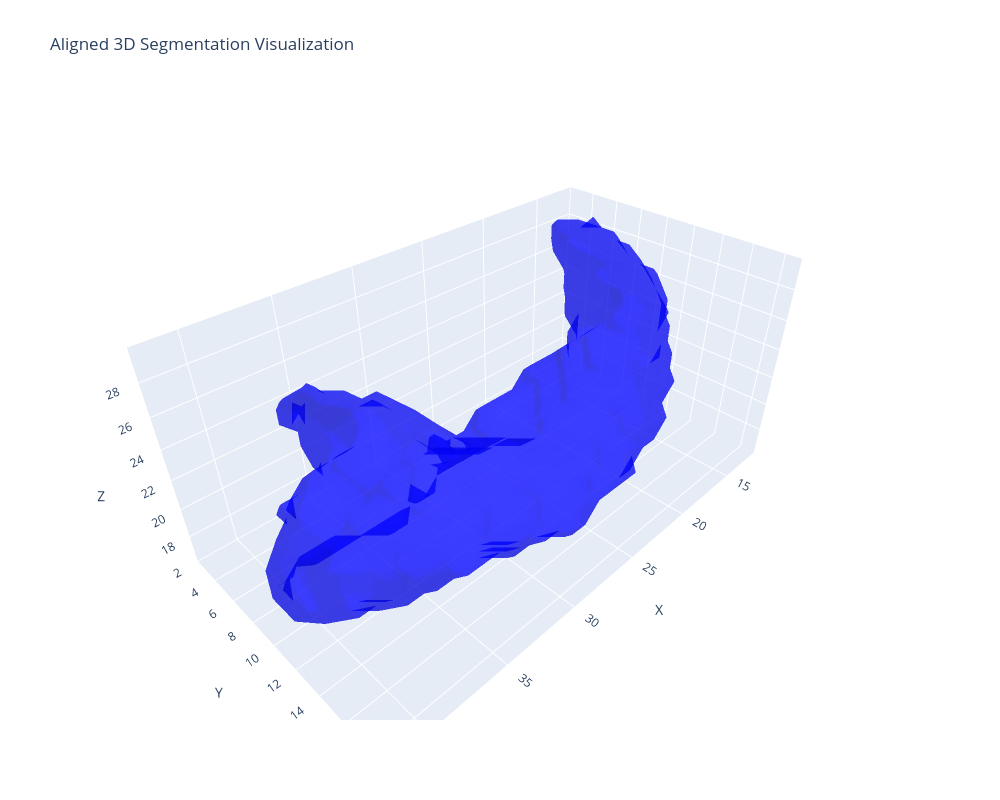
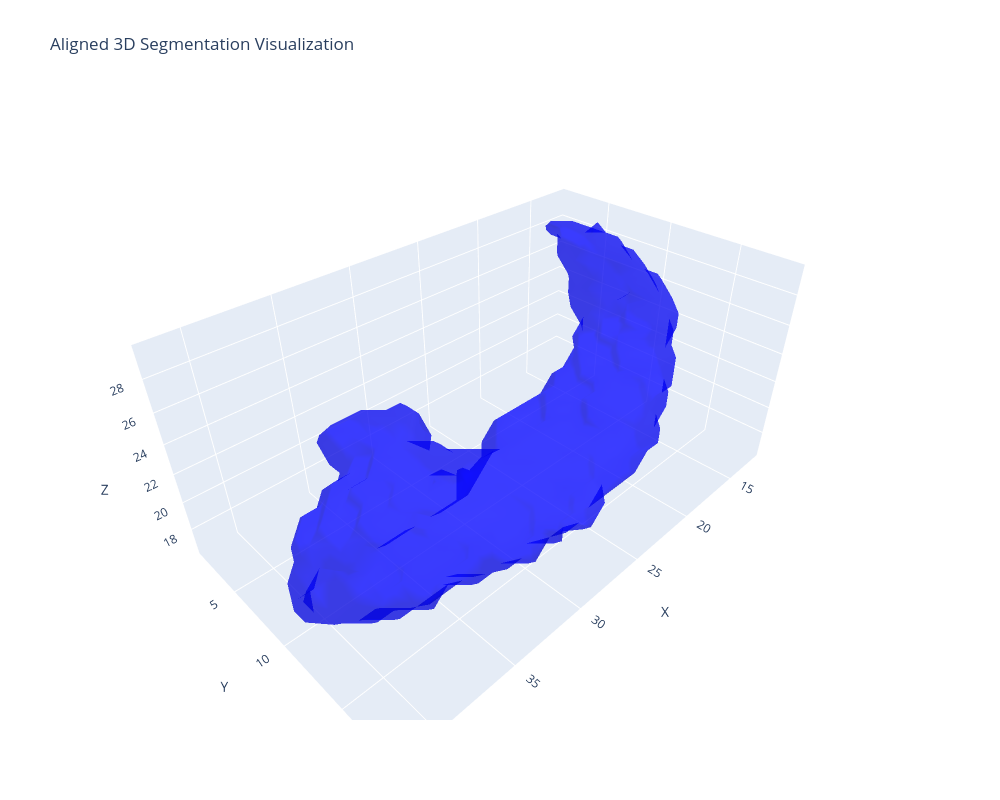
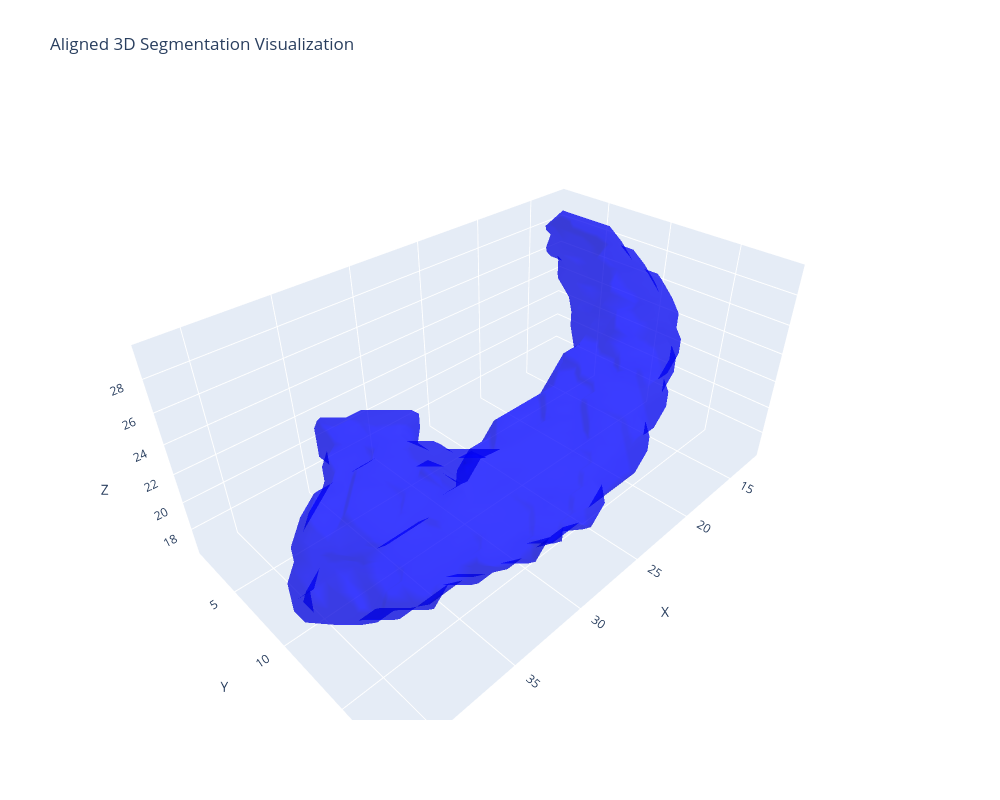
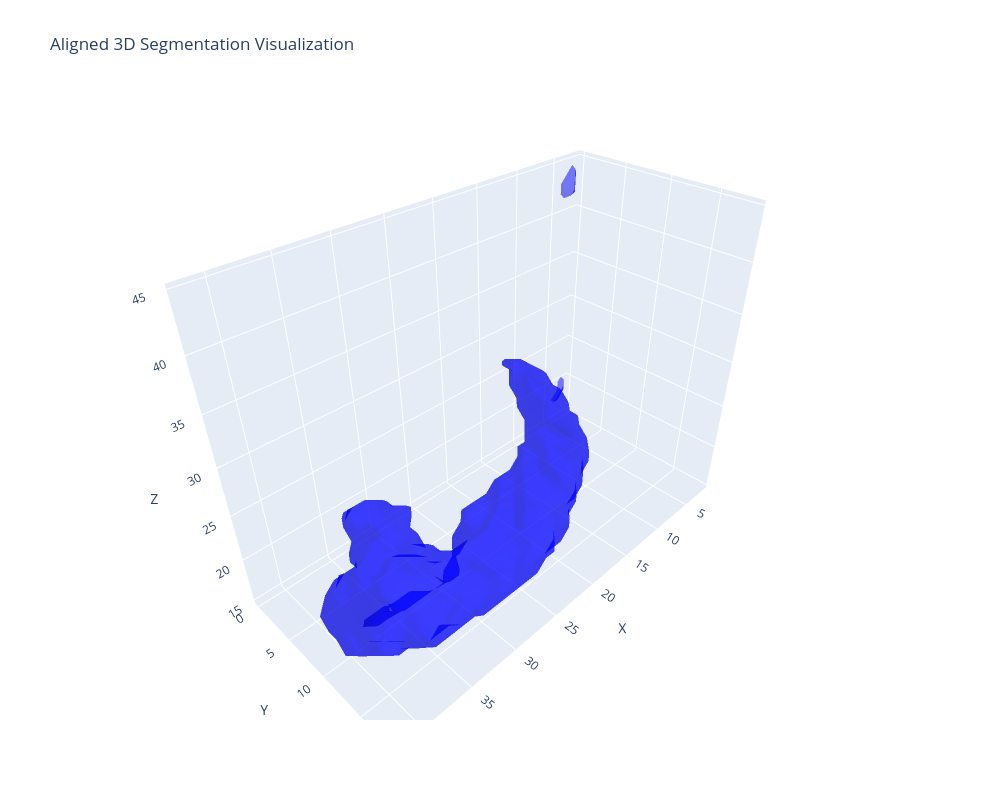

Notebook code for these charts, in order:
### Code cell
import numpy as np
import torch
from visualization import get_labels, plot_combined_3d_segmentation
from data import BraTSVolumeDataset
from statistics import mean
from tqdm import tqdm

import numpy as np
from sklearn.metrics import confusion_matrix
from sklearn.model_selection import KFold

import torch
import torch.nn as nn
import torch.nn.functional as F
import torch.optim as optim
import torch.utils.data
from torch.utils.data import Dataset
from torch.nn.functional import cross_entropy, softmax

from torchmetrics.classification import Dice
from torch.utils.data import DataLoader
from model import SNN

import json
import os
import pandas as pd
def get_predictions(image_index, fold, view, visualization):
    if view == "axial":
        frames = 152
    elif view == "coronal": 
        frames = 192
    elif view == "sagittal":
        frames = 160

    ds = BraTSVolumeDataset(
        tar_path=dataset_paths[view],
        subjects=subjects,
        n_slices=frames_dict[view],
        transform=None,
    )
    full_segmentation = get_labels(image_index, ds, frames)

    tensor =torch.load(f"multi_view_results_bce/fold_{fold}/{image_index}_mean_probs.pt")
    labels = torch.argmax(tensor, dim=1).squeeze(0)

    logits_dict1 = np.load("multi_view_results_bce/logits_view1.npy", allow_pickle=True).item()
    logits_dict2 = np.load("multi_view_results_bce/logits_view2.npy", allow_pickle=True).item()
    logits_dict3 = np.load("multi_view_results_bce/logits_view3.npy", allow_pickle=True).item()

    logits_image_33_fold_1_view1 = logits_dict1[f"fold_{fold}"].get(image_index, None)
    logits_image_33_fold_1_view2 = logits_dict2[f"fold_{fold}"].get(image_index, None)
    logits_image_33_fold_1_view3 = logits_dict3[f"fold_{fold}"].get(image_index, None)

    if logits_image_33_fold_1_view1 is not None:
        
        logits_tensor1 = torch.tensor(logits_image_33_fold_1_view1)
    
        logits_tensor1 = logits_tensor1.permute(0, 1, 4, 2, 3).flip(2)
        probabilities1 = torch.softmax(logits_tensor1, dim=1)
        predicted_labels1 = torch.argmax(probabilities1, dim=1)

        logits_tensor2 = torch.tensor(logits_image_33_fold_1_view2)
        probabilities2 = torch.softmax(logits_tensor2, dim=1)
        predicted_labels2 = torch.argmax(probabilities2, dim=1)

        logits_tensor3 = torch.tensor(logits_image_33_fold_1_view3)
        logits_tensor3 = logits_tensor3.permute(0, 1, 4, 3, 2)

        probabilities3 = torch.softmax(logits_tensor3, dim=1)
        predicted_labels3 = torch.argmax(probabilities3, dim=1)

        weights = torch.tensor([0.2, 0.6, 0.2])  
        probabilities_combined= (
            weights[0] * probabilities1 +
            weights[1] * probabilities2 +
            weights[2] * probabilities3
        )  

        prediction_combined = torch.argmax(probabilities_combined, dim=1)
        if visualization:

            partial_segmentations = {}
            view_colors = {
                "View_1": "lightblue"
            }



            dice = Dice(num_classes=2, ignore_index=0)


            print("ground truth")
            dice_gt = dice(full_segmentation, full_segmentation).item()
            print(f"DICE: {dice_gt}")
            plot_combined_3d_segmentation(full_segmentation, partial_segmentations, view_colors)


            print("multi view")
            dice_gt = dice(labels, full_segmentation).item()
            print(f"DICE: {dice_gt}")
            plot_combined_3d_segmentation(labels.squeeze(0), partial_segmentations, view_colors)


            print("Weighted multi_view: w1 = {}, w2 = {}, w3 = {}".format(weights[0], weights[1], weights[2]))
            dice_gt = dice(prediction_combined, full_segmentation.squeeze(0)).item()
            print(f"DICE: {dice_gt}")
            plot_combined_3d_segmentation(
                prediction_combined.squeeze(0), partial_segmentations, view_colors
            )
            print("view1")
            dice_gt = dice(predicted_labels1, full_segmentation.squeeze(0)).item()
            print(f"DICE: {dice_gt}")
            plot_combined_3d_segmentation(
                predicted_labels1.squeeze(0), partial_segmentations, view_colors
            )
            print("view2")
            dice_gt = dice(predicted_labels2, full_segmentation.squeeze(0)).item()
            print(f"DICE: {dice_gt}")
            plot_combined_3d_segmentation(
                predicted_labels2.squeeze(0), partial_segmentations, view_colors
            )
            print("view3")
            print(predicted_labels3.shape)
            dice_gt = dice(predicted_labels3, full_segmentation.squeeze(0)).item()
            print(f"DICE: {dice_gt}")
            plot_combined_3d_segmentation(
            predicted_labels3.squeeze(0), partial_segmentations, view_colors)

            
        return predicted_labels1, predicted_labels2, predicted_labels3, full_segmentation, labels

    else:
        print("Image index 8 not found in fold 0!")


predicted_labels1, predicted_labels2, predicted_labels3, full_segmentation, labels = get_predictions(31, 1, 2, visualization=True)

### Figure 1 — Plotly figure (JSON) as saved in the notebook; plotly's stock layout.template omitted (floating-point values rounded to 4 significant figures; data arrays with more than 128 entries replaced by an {"elided": "..."} marker saying what was removed)
{"data": [{"color": "blue", "i": {"elided": "2642 int values"}, "j": {"elided": "2642 int values"}, "k": {"elided": "2642 int values"}, "name": "Full Segmentation", "opacity": 0.5, "type": "mesh3d", "x": {"elided": "1317 float values"}, "y": {"elided": "1317 float values"}, "z": {"elided": "1317 float values"}}], "layout": {"height": 800, "scene": {"xaxis": {"title": {"text": "X"}}, "yaxis": {"title": {"text": "Y"}}, "zaxis": {"title": {"text": "Z"}}}, "title": {"text": "Aligned 3D Segmentation Visualization"}, "width": 1000}}

### Figure 2 — Plotly figure (JSON) as saved in the notebook; plotly's stock layout.template omitted (floating-point values rounded to 4 significant figures; data arrays with more than 128 entries replaced by an {"elided": "..."} marker saying what was removed)
{"data": [{"color": "blue", "i": {"elided": "2176 int values"}, "j": {"elided": "2176 int values"}, "k": {"elided": "2176 int values"}, "name": "Full Segmentation", "opacity": 0.5, "type": "mesh3d", "x": {"elided": "1090 float values"}, "y": {"elided": "1090 float values"}, "z": {"elided": "1090 float values"}}], "layout": {"height": 800, "scene": {"xaxis": {"title": {"text": "X"}}, "yaxis": {"title": {"text": "Y"}}, "zaxis": {"title": {"text": "Z"}}}, "title": {"text": "Aligned 3D Segmentation Visualization"}, "width": 1000}}

### Figure 3 — Plotly figure (JSON) as saved in the notebook; plotly's stock layout.template omitted (floating-point values rounded to 4 significant figures; data arrays with more than 128 entries replaced by an {"elided": "..."} marker saying what was removed)
{"data": [{"color": "blue", "i": {"elided": "2292 int values"}, "j": {"elided": "2292 int values"}, "k": {"elided": "2292 int values"}, "name": "Full Segmentation", "opacity": 0.5, "type": "mesh3d", "x": {"elided": "1148 float values"}, "y": {"elided": "1148 float values"}, "z": {"elided": "1148 float values"}}], "layout": {"height": 800, "scene": {"xaxis": {"title": {"text": "X"}}, "yaxis": {"title": {"text": "Y"}}, "zaxis": {"title": {"text": "Z"}}}, "title": {"text": "Aligned 3D Segmentation Visualization"}, "width": 1000}}

### Figure 4 — Plotly figure (JSON) as saved in the notebook; plotly's stock layout.template omitted (floating-point values rounded to 4 significant figures; data arrays with more than 128 entries replaced by an {"elided": "..."} marker saying what was removed)
{"data": [{"color": "blue", "i": {"elided": "2286 int values"}, "j": {"elided": "2286 int values"}, "k": {"elided": "2286 int values"}, "name": "Full Segmentation", "opacity": 0.5, "type": "mesh3d", "x": {"elided": "1155 float values"}, "y": {"elided": "1155 float values"}, "z": {"elided": "1155 float values"}}], "layout": {"height": 800, "scene": {"xaxis": {"title": {"text": "X"}}, "yaxis": {"title": {"text": "Y"}}, "zaxis": {"title": {"text": "Z"}}}, "title": {"text": "Aligned 3D Segmentation Visualization"}, "width": 1000}}
